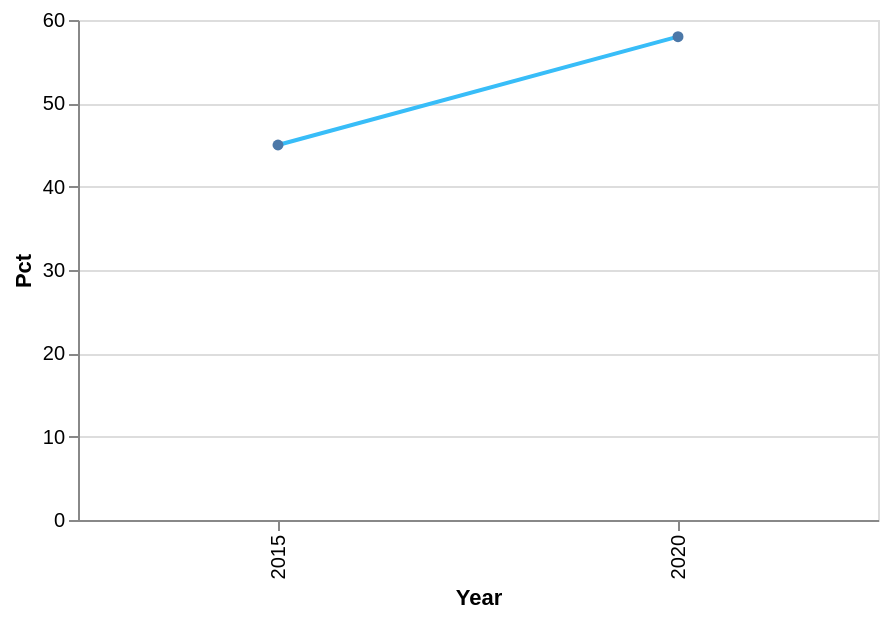

Specify this chart in Vega-Lite:
### Vega-Lite specification from a JSON file in a GitHub repository (floating-point values rounded to 4 significant figures)
{"$schema": "https://vega.github.io/schema/vega-lite/v5.json", "width": 400, "height": 250, "background": "transparent", "data": {"values": [{"Year": "2015", "Pct": 45}, {"Year": "2020", "Pct": 58}]}, "mark": {"type": "line", "point": true, "color": "#38bdf8"}, "encoding": {"x": {"field": "Year", "type": "ordinal"}, "y": {"field": "Pct", "type": "quantitative"}}}
